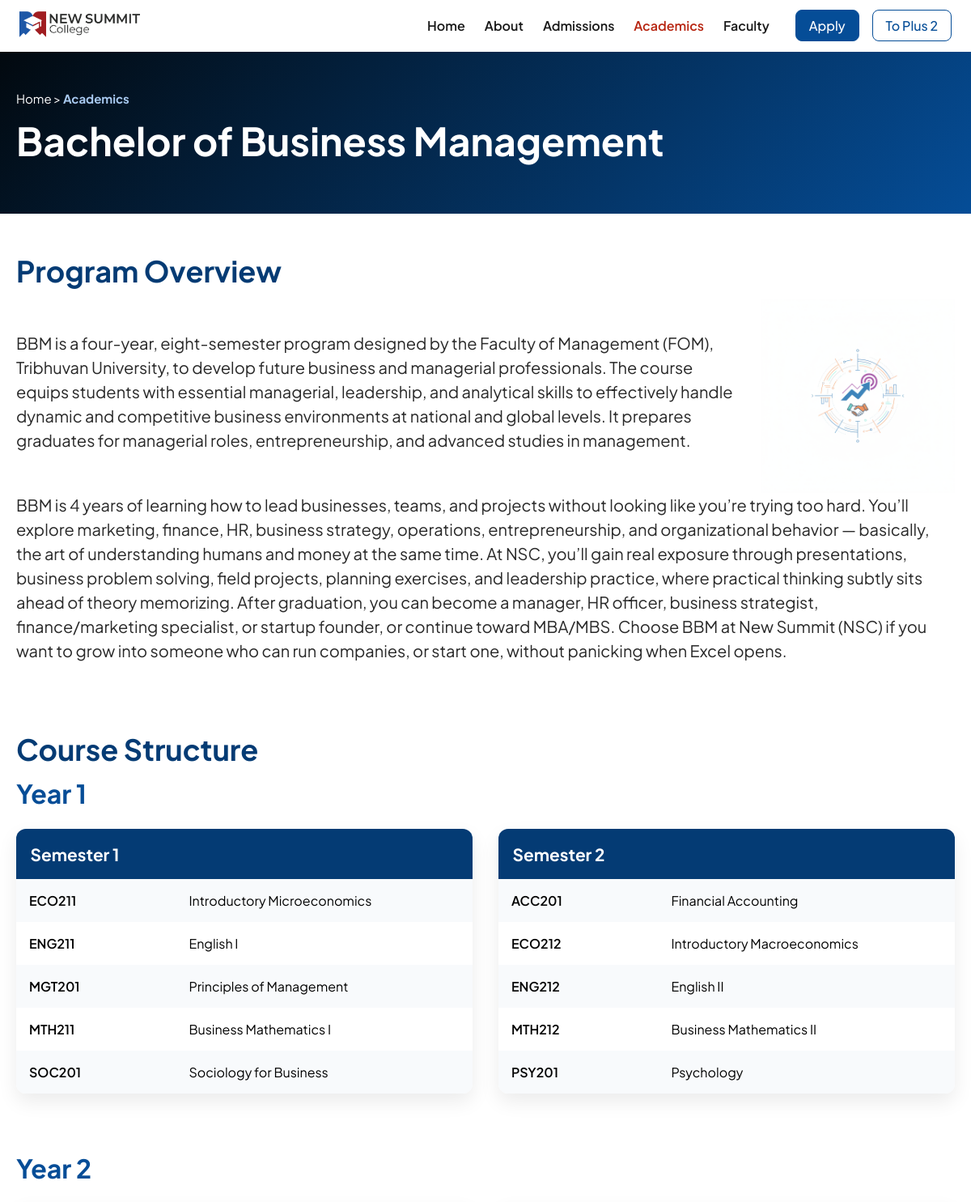
/academics/bbm/ (upper part), run on the app's committed database.
### main/models.py (models this page shows, shortened)
class Academics(models.Model):
    PROGRAM_LEVEL = [
        ('plus2', '+2 (NEB)'),
        ('bachelors', 'Bachelors'),
    ]
    PROGRAM_CHOICES = [
        ('science', 'Science'),
        ('management', 'Management'),
        ('law', 'Law'),
        ('csit', 'BSc CSIT'),
        ('bca', 'BCA'),
        ('bbm', 'BBM'),
        ('bbs', 'BBS'),
    ]
    program_key = models.CharField(max_length=15, choices=PROGRAM_CHOICES, unique=True)
    title = models.CharField(max_length=150)
    description = models.TextField()
    image = models.ImageField(upload_to='academics', blank=True, null=True)
    level = models.CharField(max_length=12, choices=PROGRAM_LEVEL)
    overview = models.TextField(null=True, blank=True)
    criteria = models.TextField(null=True, blank=True)
    def get_absolute_url(self):
        return reverse('academics', kwargs={'pk': self.program_key})

class Course(models.Model):
    program = models.ForeignKey(Academics, on_delete=models.CASCADE, related_name="courses")
    year = models.PositiveIntegerField()
    semester = models.PositiveIntegerField(null=True, blank=True)
    class Meta:
        unique_together = ('program', 'year', 'semester')
        ordering = ['year', 'semester']

class Subject(models.Model):
    course = models.ForeignKey(Course, on_delete=models.CASCADE, related_name="subjects")
    code = models.CharField(max_length=20)
    name = models.CharField(max_length=150)
    class Meta:
        unique_together = ('course', 'code')
        ordering = ['code']

### main/views.py (the view, shortened to what this page needs)
# urls.py: path('academics/<str:pk>/', views.academics, name='academics'),
def academics(request, pk):
    program = get_object_or_404(Academics, program_key=pk)
    courses = Course.objects.filter(program=program).order_by('year', 'semester')
    careers = Career.objects.filter(program=program)
    program.criteria = program.criteria.split('\n') if program.criteria else []
    context = {
        "plus2": False,
        "program": program,
        "courses": courses,
        "careers": careers,
    }
    return render(request, "main/academics.html", context)

### main/context_processors.py (called while the page is built)
def academic_program(request):
    plus_programs = Academics.objects.filter(level="plus2").order_by(
    Case(
        When(program_key="science", then=0),
        When(program_key="management", then=1),
        default=2,
        output_field=IntegerField()
    ),
    "title"
    )
    bachelors_programs = Academics.objects.filter(level="bachelors").order_by(
        Case(
            When(program_key="csit", then=0),
            When(program_key="bca", then=1),
            default=2,
            output_field=IntegerField()
        ),
        "title"
    )
    return {'plus2_programs': plus_programs, 'bachelors_programs': bachelors_programs}

### main/templates/main/academics.html (shortened to what this page needs)
{% extends 'main.html' %}
{% load static %}
{% block extra_css %}
<link rel="stylesheet" href="{% static 'styles/academics.css' %}" />
{% endblock %}
{% block content %}
<section class="section_100 section-top">
    <div class="section_1260">
        <p><a href="{% url 'home' %}">Home</a> > <strong>Academics</strong></p>
        <h1>{{ program.title }}</h1>
    </div>
</section>
<div class="container section_1260">
    <section id="overview" class="section-m-b">
        <h2>Program Overview</h2>
        <div class="overview-container">
            <div class="content">
                <p>{{ program.overview }}</p>
            </div>
            <div class="image">
                <img src="{{ program.image.url }}" alt="">
            </div>
        </div>
        <p>{{ program.description }}</p>
    </section>
    <section id="course">
        <h2>Course Structure</h2>
        {% regroup courses by year as year_groups %}
        {% for year_group in year_groups %}
        <div class="course-year">
            {% if program.program_key == "bbs" %}
            {% else %}
            <h3>Year {{ year_group.grouper }}</h3>
            {% endif %}
            <div class="semester-grid">
                {% for course in year_group.list %}
                <div class="semester-table">
                    <table>
                        {% if program.program_key == "bbs" %}
                        <thead>
                            <tr>
                                <th colspan="2">
                                    Year {{ year_group.grouper }}
                                </th>
                            </tr>
                        </thead>
                        {% else %}
                        <thead>
                            <tr>
                                <th colspan="2">
                                    Semester {{ course.semester }}
                                </th>
                            </tr>
                        </thead>
                        {% endif %}
                        <tbody>
                            {% for subject in course.subjects.all %}
                            <tr>
                                <td>{{ subject.code }}</td>
                                <td>{{ subject.name }}</td>
                            </tr>
                            {% empty %}
                            <tr>
                                <td colspan="2">No subjects found</td>
                            </tr>
                            {% endfor %}
                        </tbody>
                    </table>
                </div>
                {% endfor %}
            </div>
        </div>
        {% endfor %}
    </section>
</div>
{% endblock %}

### static/styles/main.css (style rules this page uses)
:root { --logo-red: #8A1204; --logo-blue: #054D97; --white: #fff; --black: #000; --dark-font: #181818; --gray-font: #282828; --light-font: #383838; --lightest-font: #666; --inverse-font: #ffffff; --blue: #043B74; --red: #5A0C02; --sky-blue: #5AA3FF; --light-blue: #054D97; --light-red: #B72410; --darkest-blue: #02090F; --darkest-red: #120201; --lightest-blue: #A8C9F0; --lightest-red: #F0B4AF; --black-bg: #101010; --light-gray-bg: #f7f9fc; }
* { margin: 0; padding: 0; font-family: "PlusJakartaSans"; box-sizing: border-box; }
html { scroll-behavior: smooth; }
html, body { overflow-x: hidden; }
a { text-decoration: none; }
section { scroll-margin-top: 72px; }
.section_100 { width: 100%; }
.section_1260 { max-width: 1260px; margin: 0 auto; padding: 0 20px; }
.section-m-b { margin-bottom: clamp(2.25rem, 7vw, 6.5rem); }

### static/styles/academics.css (style rules this page uses)
.section-top { background: linear-gradient(135deg, var(--darkest-blue), var(--light-blue)); padding: clamp(2rem,4vw,5rem) 0; color: var(--inverse-font); margin-bottom: clamp(2rem,4vw,5rem); }
.section-top h1 { font-size: clamp(2rem, 4vw, 3rem); margin-bottom: clamp(0.5rem, 1vw, 1rem); }
.section-top p { font-size: clamp(0.9rem, 1.25vw, 1.5rem); margin-bottom: clamp(0.5rem, 1vw, 1rem); }
.section-top a { color: var(--inverse-font); }
.section-top strong { color: var(--lightest-blue); }
.overview-container { display: flex; align-items: center; gap: clamp(12px, 3vw, 24px); width: 100%; }
.overview-container .content { flex: 1; font-size: clamp(13px, 2.6vw, 16px); }
.overview-container .image { width: clamp(96px, 40vw, 240px); display: flex; justify-content: center; align-items: center; flex-shrink: 0; }
.overview-container .image img { width: 100%; max-width: 240px; height: auto; display: block; }
.container { padding-bottom: clamp(2.25rem, 7vw, 6.5rem); }
.container h2, h3 { margin-bottom: clamp(0.5rem, 1vw, 1rem); }
.container h2 { color: var(--blue); font-size: clamp(1.75rem, 3vw, 2.5rem); margin-bottom: clamp(6px, 1.5vw, 12px); }
.container h3 { color: var(--light-blue); font-size: clamp(1.5rem, 3vw, 2rem); margin-bottom: clamp(1rem, 2vw, 1.5rem); }
.container p { color: var(--gray-font); font-size: clamp(14px, 2.5vw, 1.25rem); line-height: 1.5; margin-bottom: clamp(6px, 1.8vw, 10px); }
.course-year { margin-bottom: clamp(3rem, 6vw, 5rem); }
.semester-grid { display: grid; grid-template-columns: repeat(2, 1fr); gap: clamp(1rem, 3vw, 2rem); align-items: start; }
.semester-table { border-radius: clamp(0.6rem, 1vw, 1rem); overflow: hidden; background: var(--white); box-shadow: 0 10px 25px rgba(0,0,0,0.08); height: fit-content; }
.semester-table table { width: 100%; border-collapse: collapse; }
.semester-table thead th { background: var(--blue); color: var(--inverse-font); text-align: left; padding: clamp(0.8rem, 1.5vw, 1.1rem); font-size: clamp(1.1rem, 2vw, 1.3rem); }
.semester-table td { padding: clamp(0.7rem, 1.5vw, 1rem); }
.semester-table tr:nth-child(odd) td { background: #f8fafc; }
.semester-table td:first-child { width: 35%; font-weight: 600; }

### data on the page
Academics: title "Bachelor of Business Management", overview "BBM is a four-year, eight-semester program designed by the Faculty of Management (FOM), Tribhuvan University, to develop future business and managerial professionals. The course equips students with essential managerial, leadership, and analytical skills to effectively handle dynamic and competitive business environments at national and global levels. It prepares graduates for managerial roles, entrepreneurship, and advanced studies in management.", image (picture), description "BBM is 4 years of learning how to lead businesses, teams, and projects without looking like you’re trying too hard. You’ll explore marketing, finance, HR, business strategy, operations, entrepreneurship, and organizational behavior — basically, the art of understanding humans and money at the same time. At NSC, you’ll gain real exposure through presentations, business problem solving, field projects, planning exercises, and leadership practice, where practical thinking subtly sits ahead of theory memorizing. After graduation, you can become a manager, HR officer, business strategist, finance/marketing specialist, or startup founder, or continue toward MBA/MBS. Choose BBM at New Summit (NSC)…"
Course: semester "1"
Subject: code "ECO211", name "Introductory Microeconomics"
Subject: code "ENG211", name "English I"
Subject: code "MGT201", name "Principles of Management"
Subject: code "MTH211", name "Business Mathematics I"
Subject: code "SOC201", name "Sociology for Business"
Course: semester "2"
Subject: code "ACC201", name "Financial Accounting"
Subject: code "ECO212", name "Introductory Macroeconomics"
Subject: code "ENG212", name "English II"
Subject: code "MTH212", name "Business Mathematics II"
Subject: code "PSY201", name "Psychology"

### other printed values
{{ year_group.grouper }} "1" "2"
